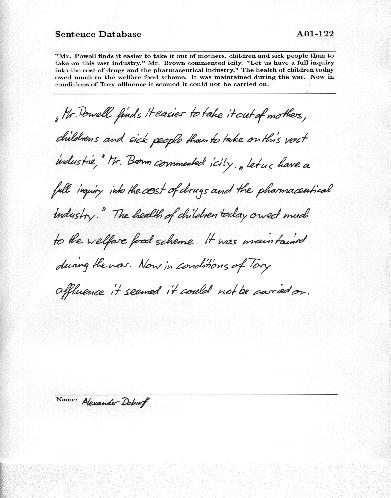
#> input picture Images/IAM.jpg, 391 x 498 px
$ python -i Lines_Detector.py   (imports and definitions only)
#> lines starting #> are read from the running program, lines starting #| are printed output that depends on the picture; after the words box and inside, x2 and y2 are one past the last pixel; in counts of white or black regions, pixels touching at a corner belong together
#> further down, picture is the input picture: shape (498, 391, 3); min 0, max 255, mean 243.4
import numpy as np
import cv2
import os


def PreProcessing(image):
    # GRAYSCALE
    gray = cv2.cvtColor(image, cv2.COLOR_BGR2GRAY)  # new immage witch gray colour scale
    cv2.imshow('gray', gray)
    cv2.waitKey(0)

    # BINARY
    _, thresh = cv2.threshold(gray, 115, 255, cv2.THRESH_BINARY_INV)
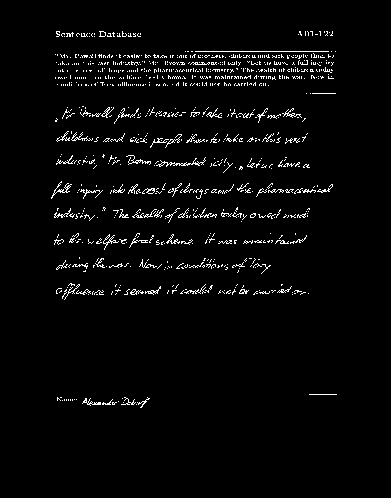
#> thresh: shape (498, 391); 3.1% white in thin lines or dots, all inside (x1, y1, x2, y2) = (51, 31, 337, 408)
    cv2.imshow('Binary', thresh)
    cv2.waitKey(0)

    # DILATION
    kernel = np.ones((1, 22), np.uint8)  # uint8 = unsigned intger (0 to 255)
    img_dilation = cv2.dilate(thresh, kernel, iterations=1)
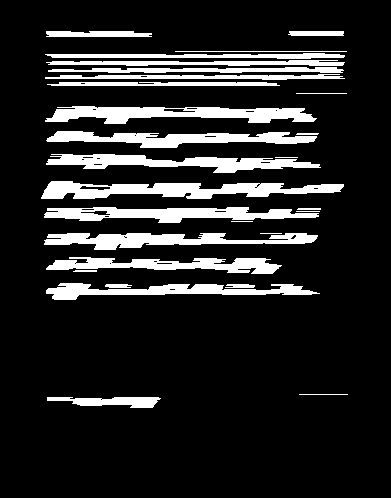
#> img_dilation: shape (498, 391); 14.8% white; 28 white regions, largest, box (x1, y1, x2, y2) and area: (41, 181, 344, 199) 3226, (45, 106, 317, 124) 2937, (44, 207, 319, 223) 2608
    cv2.imshow('Dilated', img_dilation)
    cv2.waitKey(0)
    return img_dilation


def line_segmentation(image, image_processed, path):
    # menage the path to save the folder
    print("The current working directory is %s" % path)

    path = path + r"\Segmentation"
    print(path)

    try:
        os.mkdir(path)  # create the directory used to store the xml files
    except OSError:
        print("Creation of the directory %s failed because already existed" % path)
    else:
        print("Successfully created the directory %s " % path)

    # find contours
    ctrs, hier = cv2.findContours(image_processed.copy(), cv2.RETR_EXTERNAL, cv2.CHAIN_APPROX_SIMPLE)

    # sort contours
    sorted_ctrs = sorted(ctrs, key=lambda ctr: cv2.boundingRect(ctr)[0])

    for i, ctr in enumerate(sorted_ctrs):
        x, y, w, h = cv2.boundingRect(ctr)  # getting bounding box
        tmp_image = image.copy()
        roi = tmp_image[y:y + h, x:x + w]
        if w >= 5 and h >= 5:
            # save the file in the folder "segmentation"
            cv2.imwrite(os.path.join(path, "segment_no_" + str(i) + ".png"), roi)

    for i, ctr in enumerate(sorted_ctrs):
        x, y, w, h = cv2.boundingRect(ctr)  # getting boundind box
        tmp_image = image.copy()
        roi = tmp_image[y:y + h, x:x + w]
        if w >= 5 and h >= 5:
            cv2.rectangle(image, (x, y), (x + w, y + h), (0, 255, 0), 2)

    # save the file in the folder "segmentation"
    cv2.imwrite(os.path.join(path,"final_bounded_box_image.png"), image)
    cv2.imshow('marked areas', image)
    cv2.waitKey(0)

>>> import cv2
>>> picture = cv2.imread('Images/IAM.jpg')
>>> result = PreProcessing(picture)

$ run again, on Images/0001.png
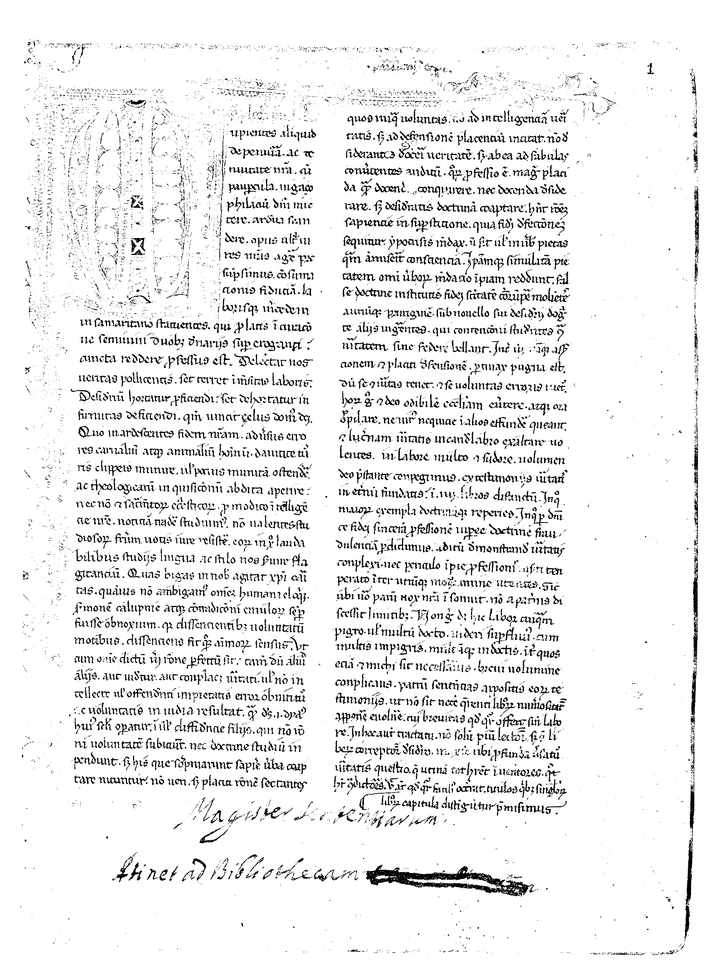
#> input picture Images/0001.png, 722 x 977 px, shrunk from 2008 x 2717 before the run
#> picture is the input picture: shape (977, 722, 3); min 0, max 255, mean 235.5
#> in PreProcessing, `_, thresh = cv2.threshold(gray, 115, 255, cv2.THRESH_BINARY_INV)`:
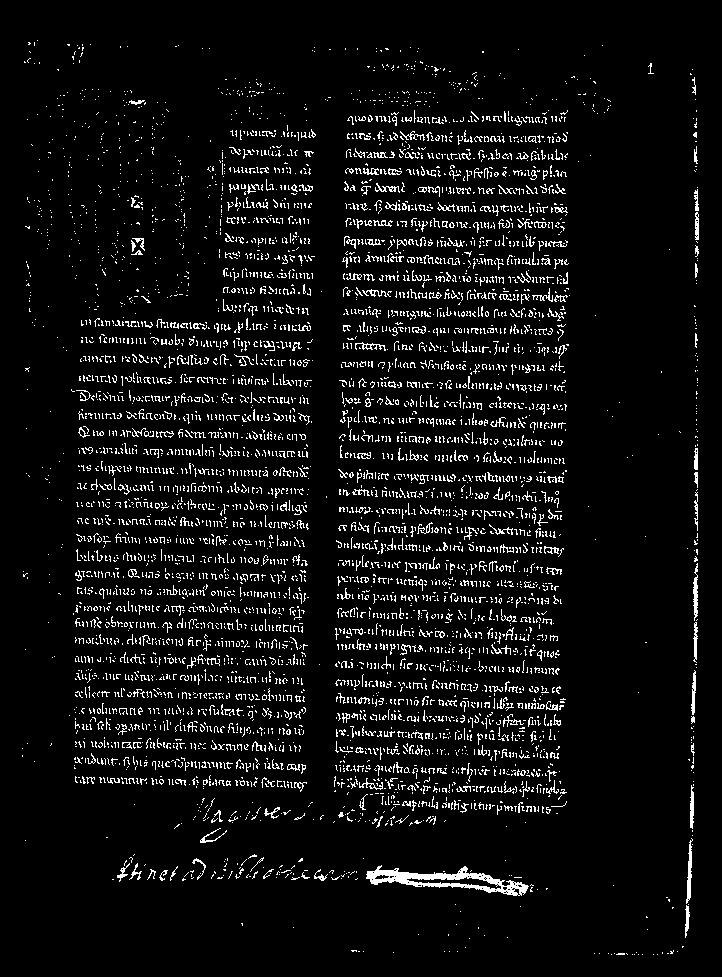
#> thresh: shape (977, 722); 6.3% white in thin lines or dots, all inside (x1, y1, x2, y2) = (22, 40, 699, 955)
#> in PreProcessing, `img_dilation = cv2.dilate(thresh, kernel, iterations=1)`:
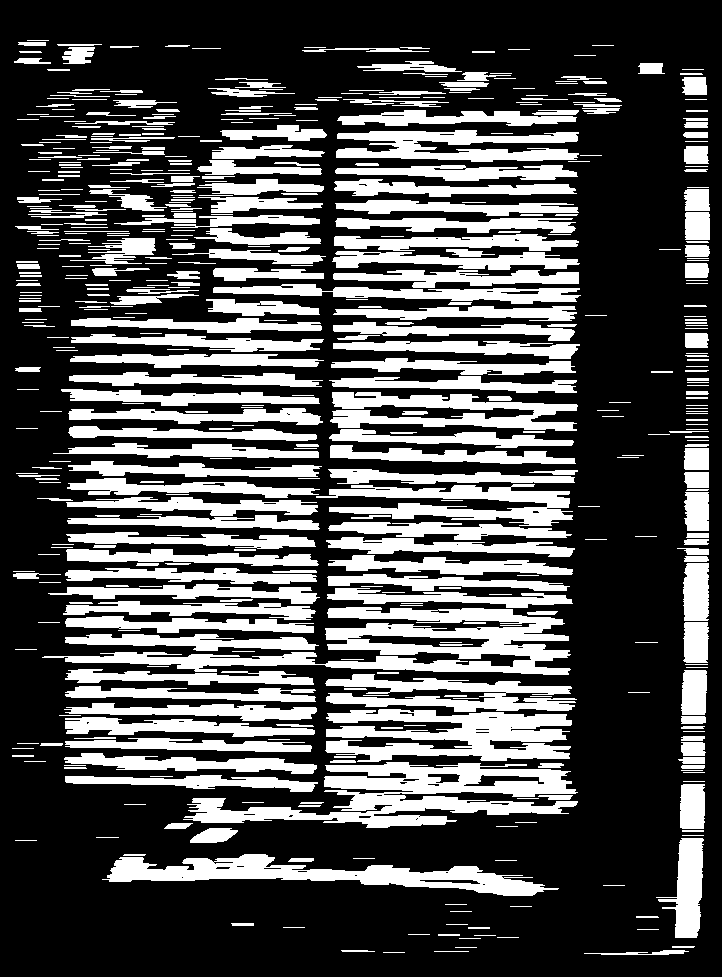
#> img_dilation: shape (977, 722); 31.7% white; 533 white regions, largest, box (x1, y1, x2, y2) and area: (42, 607, 571, 675) 12560, (183, 762, 578, 828) 11547, (325, 709, 572, 762) 8225
